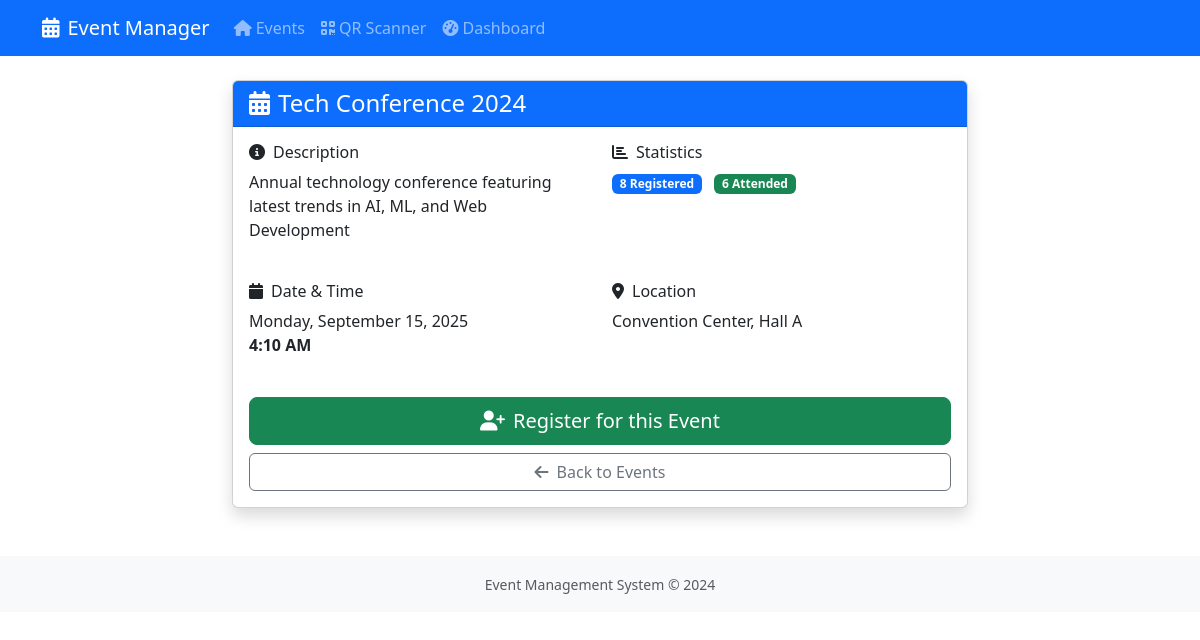
The page /event/1/ on the database its author committed.
### events/models.py (models this page shows, shortened)
class Event(models.Model):
    name = models.CharField(max_length=200)
    description = models.TextField(blank=True)
    date = models.DateTimeField()
    location = models.CharField(max_length=200)
    created_at = models.DateTimeField(auto_now_add=True)
    is_active = models.BooleanField(default=True)
    @property
    def total_registrations(self):
        return self.registrations.count()
    @property
    def total_attendance(self):
        return self.registrations.filter(attendance__isnull=False).count()

### events/views.py (the view)
# urls.py: path('event/<int:event_id>/', views.event_detail, name='event_detail'),
def event_detail(request, event_id):
    event = get_object_or_404(Event, id=event_id)
    return render(request, 'events/event_detail.html', {'event': event})

### templates/events/event_detail.html (shortened to what this page needs)
{% extends 'base.html' %}
{% block content %}
<div class="row justify-content-center">
    <div class="col-md-8">
        <div class="card shadow">
            <div class="card-header bg-primary text-white">
                <h4 class="mb-0"><i class="fas fa-calendar-alt me-2"></i>{{ event.name }}</h4>
            </div>
            <div class="card-body">
                <div class="row mb-4">
                    <div class="col-md-6">
                        <h6><i class="fas fa-info-circle me-2"></i>Description</h6>
                        <p>{{ event.description|default:"No description available." }}</p>
                    </div>
                    <div class="col-md-6">
                        <h6><i class="fas fa-chart-bar me-2"></i>Statistics</h6>
                        <p>
                            <span class="badge bg-primary me-2">{{ event.total_registrations }} Registered</span>
                            <span class="badge bg-success">{{ event.total_attendance }} Attended</span>
                        </p>
                    </div>
                </div>
                <div class="row mb-4">
                    <div class="col-md-6">
                        <h6><i class="fas fa-calendar me-2"></i>Date & Time</h6>
                        <p>{{ event.date|date:"l, F j, Y" }}<br>
                        <strong>{{ event.date|date:"g:i A" }}</strong></p>
                    </div>
                    <div class="col-md-6">
                        <h6><i class="fas fa-map-marker-alt me-2"></i>Location</h6>
                        <p>{{ event.location }}</p>
                    </div>
                </div>
                {% if event.is_active %}
                    <div class="d-grid gap-2">
                        <a href="{% url 'register' event.id %}" class="btn btn-success btn-lg">
                            <i class="fas fa-user-plus me-2"></i>Register for this Event
                        </a>
                        <a href="{% url 'home' %}" class="btn btn-outline-secondary">
                            <i class="fas fa-arrow-left me-2"></i>Back to Events
                        </a>
                    </div>
                {% else %}
                    <div class="alert alert-warning">
                        <i class="fas fa-exclamation-triangle me-2"></i>
                        This event is no longer accepting registrations.
                    </div>
                {% endif %}
            </div>
        </div>
    </div>
</div>
{% endblock %}

### rows shown on the page
Event: name "Tech Conference 2024", description "Annual technology conference featuring latest trends in AI, ML, and Web Development", total_registrations "8", total_attendance "6", date "Monday, September 15, 2025", date "4:10 AM", location "Convention Center, Hall A"
